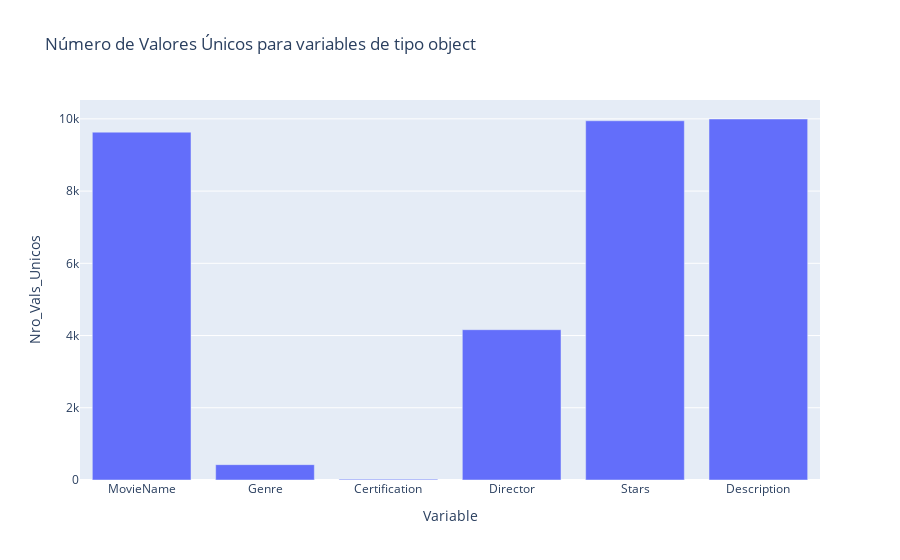
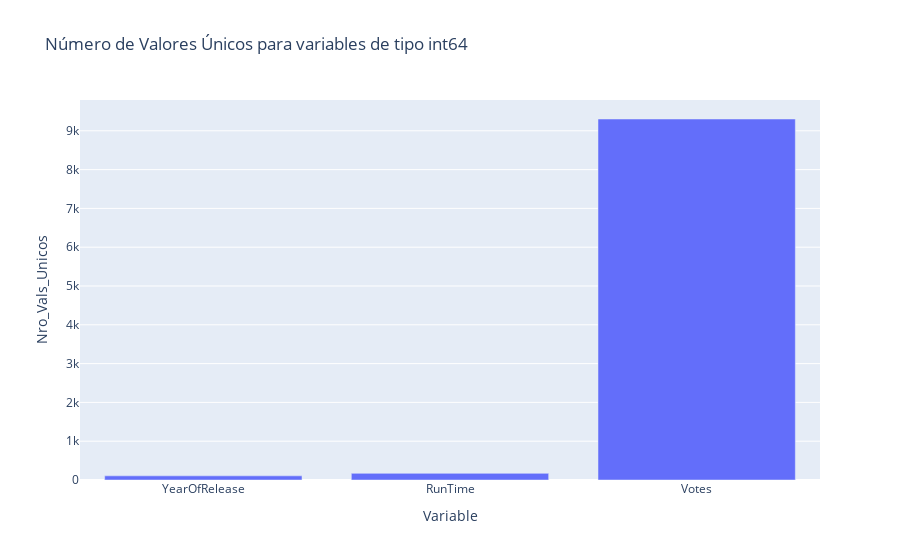
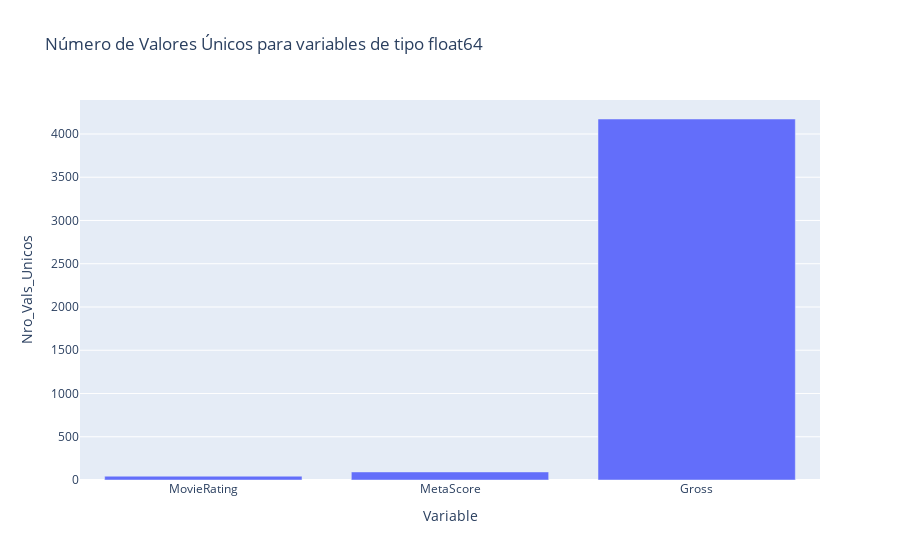

Notebook code for these charts, in order:
### Code cell
# Gráficamos número de valores de cada variable y segun tipo de dato
for dtype in vars_tipo_unicos['Tipo_de_Dato'].unique():
    fig = px.bar(
        vars_tipo_unicos[vars_tipo_unicos['Tipo_de_Dato'] == dtype],
        x='Variable',
        y='Nro_Vals_Unicos',
        title=f'Número de Valores Únicos para variables de tipo {dtype}',
        labels={'Valores_Unicos':'Número de Valores Únicos', 'Variable':'Variable'}
    )
    fig.show()

### Figure 1 — Plotly figure (JSON) as saved in the notebook; plotly's stock layout.template omitted (floating-point values rounded to 4 significant figures)
{"data": [{"alignmentgroup": "True", "hovertemplate": "Variable=%{x}<br>Nro_Vals_Unicos=%{y}<extra></extra>", "legendgroup": "", "marker": {"color": "#636efa", "pattern": {"shape": ""}}, "name": "", "offsetgroup": "", "orientation": "v", "showlegend": false, "textposition": "auto", "type": "bar", "x": ["MovieName", "Genre", "Certification", "Director", "Stars", "Description"], "xaxis": "x", "y": [9632, 425, 24, 4162, 9947, 9996], "yaxis": "y"}], "layout": {"barmode": "relative", "legend": {"tracegroupgap": 0}, "title": {"text": "Número de Valores Únicos para variables de tipo object"}, "xaxis": {"anchor": "y", "domain": [0, 1], "title": {"text": "Variable"}}, "yaxis": {"anchor": "x", "domain": [0, 1], "title": {"text": "Nro_Vals_Unicos"}}}}

### Figure 2 — Plotly figure (JSON) as saved in the notebook; plotly's stock layout.template omitted (floating-point values rounded to 4 significant figures)
{"data": [{"alignmentgroup": "True", "hovertemplate": "Variable=%{x}<br>Nro_Vals_Unicos=%{y}<extra></extra>", "legendgroup": "", "marker": {"color": "#636efa", "pattern": {"shape": ""}}, "name": "", "offsetgroup": "", "orientation": "v", "showlegend": false, "textposition": "auto", "type": "bar", "x": ["YearOfRelease", "RunTime", "Votes"], "xaxis": "x", "y": [107, 171, 9304], "yaxis": "y"}], "layout": {"barmode": "relative", "legend": {"tracegroupgap": 0}, "title": {"text": "Número de Valores Únicos para variables de tipo int64"}, "xaxis": {"anchor": "y", "domain": [0, 1], "title": {"text": "Variable"}}, "yaxis": {"anchor": "x", "domain": [0, 1], "title": {"text": "Nro_Vals_Unicos"}}}}

### Figure 3 — Plotly figure (JSON) as saved in the notebook; plotly's stock layout.template omitted (floating-point values rounded to 4 significant figures)
{"data": [{"alignmentgroup": "True", "hovertemplate": "Variable=%{x}<br>Nro_Vals_Unicos=%{y}<extra></extra>", "legendgroup": "", "marker": {"color": "#636efa", "pattern": {"shape": ""}}, "name": "", "offsetgroup": "", "orientation": "v", "showlegend": false, "textposition": "auto", "type": "bar", "x": ["MovieRating", "MetaScore", "Gross"], "xaxis": "x", "y": [44, 93, 4173], "yaxis": "y"}], "layout": {"barmode": "relative", "legend": {"tracegroupgap": 0}, "title": {"text": "Número de Valores Únicos para variables de tipo float64"}, "xaxis": {"anchor": "y", "domain": [0, 1], "title": {"text": "Variable"}}, "yaxis": {"anchor": "x", "domain": [0, 1], "title": {"text": "Nro_Vals_Unicos"}}}}
